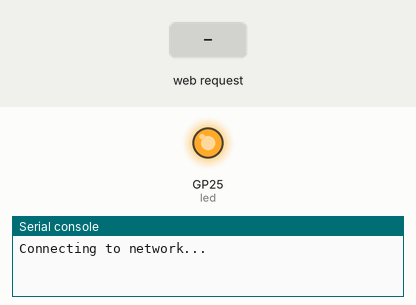
Simulated run of this program. Board: Raspberry Pi Pico running MicroPython. Shown: output pins drawn as LEDs (lit = HIGH), the last lines printed to the serial console. Inputs (shaded band) come from the test bench. WiFi joins after 1.5 s.

Above: at 1.2 s.
1.3 s: HTTP request GET / received
At 4.3 s:
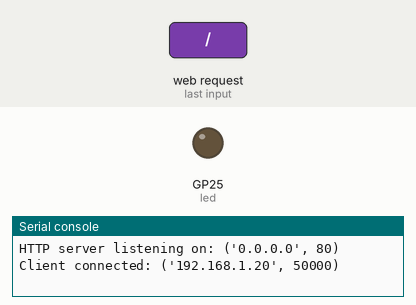
Timing chart, 0 to 10.3 s (numbered marks = the images above; inputs shaded):
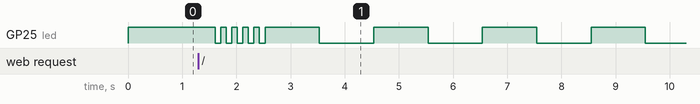

The program:

http_main.py
```python
import asyncio

from http_server import connect, disconnect

SSID = 'WiFi_SSID'
PASSWORD = 'WiFi_Password'

async def main():
    await connect(SSID, PASSWORD)
    while True:
        await asyncio.sleep(0)

if __name__ == '__main__':
    try:
        asyncio.run(main())
    except KeyboardInterrupt:
        print('Stopped by user.')
        disconnect()
```

http_server.py
```python
from time import sleep, ticks_diff, ticks_ms # type: ignore
import network # type: ignore
import socket
import asyncio
from machine import Pin # type: ignore

led = Pin('WL_GPIO0', Pin.OUT)

wlan = network.WLAN(network.STA_IF)
server = socket.socket()
server.setblocking(False)

start_time = ticks_ms()

running = True

async def _serve_http():
    addr = socket.getaddrinfo('0.0.0.0', 80)[0][-1]
    server.bind(addr)
    server.listen(1)
    start_time = ticks_ms()
    print(f'HTTP server listening on: {addr}')

    global running
    while running:
        try:
            conn, addr = server.accept()
            print(f'Client connected: {addr}')
            # Read and discard HTTP request
            conn.setblocking(True)
            try:
                _ = conn.recv(1024)
            except Exception:
                conn.close()
                continue

            uptime_ms = ticks_diff(ticks_ms(), start_time)
            uptime_sec = uptime_ms // 1000
            rssi = wlan.status('rssi')
            message = """\
            Test Page
            """

            try:
                with open('index.html', 'r') as f:
                    html = f.read()
                    html = html.replace('{{rssi}}', str(rssi))
                    html = html.replace('{{uptime_sec}}', str(uptime_sec))
                    html = html.replace('{{message}}', message)
            except OSError:
                html = "<h1>File not found</h1>"

            response = (
                "HTTP/1.1 200 OK\r\n"
                "Content-Type: text/html\r\n"
                "\r\n"
                f"{html}"
            )

            conn.send(response.encode())
            conn.close()
            for _ in range(10):
                led.toggle()
                await asyncio.sleep(0.1)
        except OSError:
            led.toggle()
            await asyncio.sleep(1)
            continue

def _stop_server():
    global running
    running = False

async def connect(ssid, password):
    wlan.active(True)
    # Disable 'Power Saving Mode'
    wlan.config(pm=0xa11140)
    led.on()

    if not wlan.isconnected():
        wlan.connect(ssid, password)
        print('Connecting to network...')

        for _ in range(30):
            if wlan.isconnected():
                print(f'Connected to Wifi network: {ssid}')
                break
            await asyncio.sleep(0.5)

    if wlan.isconnected():
        led.off()
        print('Network config:', wlan.ifconfig())
        asyncio.create_task(_serve_http())

    else:
        print('Connection failed.')
        led.off()

def disconnect():
    _stop_server()
    try:
        server.close()
    except Exception:
        pass

    wlan.disconnect()
    wlan.active(False)
    led.off()
    sleep(0.5)
```
